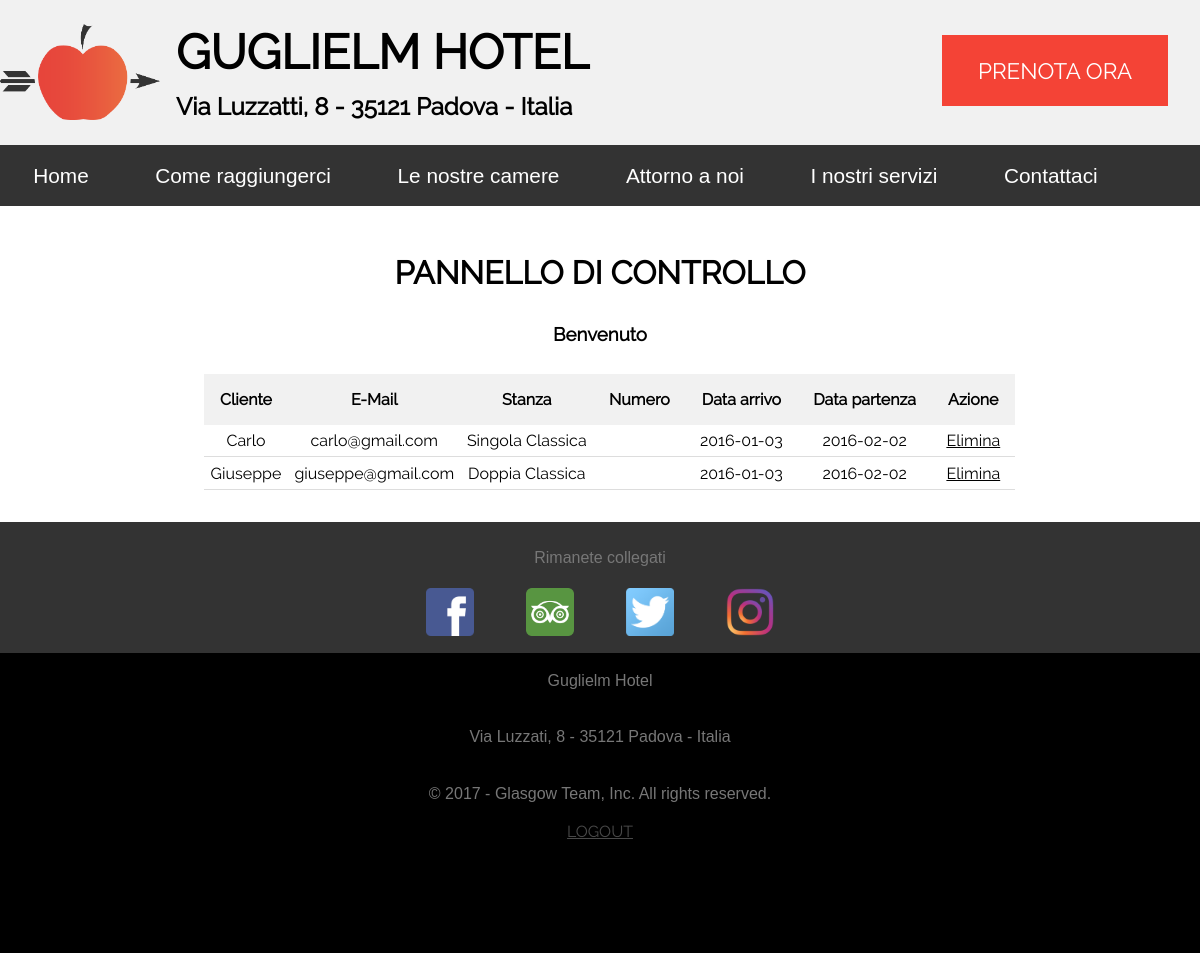
The page /cp_admin.php (signed in) on the database as committed earlier.
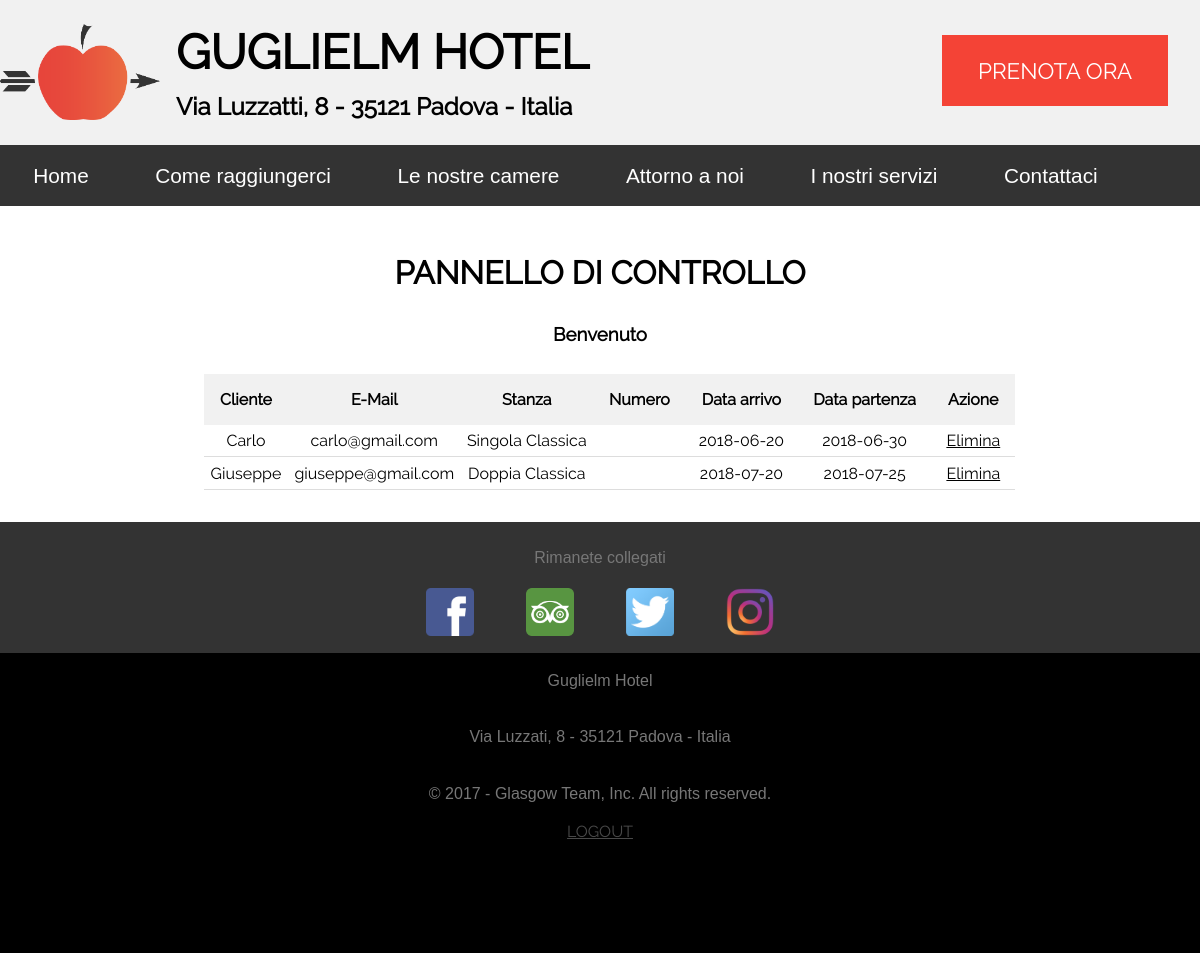
The same page on the database as committed later.
### tables this page shows
CREATE TABLE prenotazioni(
    id int unsigned auto_increment primary key,
    nomeUtente varchar(15) not null,
    email varchar(50) not null,
    data_arrivo date,
    data_partenza date,
    nStanza tinyint unsigned,
    tipoStanza varchar(4),
    FOREIGN KEY (tipoStanza) REFERENCES appartamenti(idStanza) ON DELETE CASCADE
);

CREATE TABLE appartamenti(
    idStanza varchar(4) primary key,
    nomeStanza varchar(100) not null
);

### php/connection.class.php (called while the page is built, shortened)
<?php
class connection {
    private static $DB_NAME='guglielm_hotel';
    private static $DB_HOST='localhost';
    private static $DB_USER='root';
    private static $DB_PWD='';
    static function QueryRead($query) {
        $connection = new mysqli(self::$DB_HOST,self::$DB_USER,self::$DB_PWD,self::$DB_NAME);
        mysqli_set_charset($connection, "utf8");
        $result = $connection->query($query);
        return $result;
    }
}
?>

### cp_admin.php (the view, shortened to what this page needs)
<?php
    require_once('php/functions.php');
    $content="";
    $mod=array('{list}' => '','{admin}' => '');
    if(isLogin()) {
        $content="contents/cp_admin.html";
        $mod['{admin}']=$_SESSION['adminName'];
        $res=getPrenotazioni();
        while($row=mysqli_fetch_row($res)) {
            $mod['{list}'] = $mod['{list}']. '<tr>
            <td headers="c1">'.$row[1].'</td>
            <td headers="c2">'.$row[2].'</td>
            <td headers="c3">'.getNomeStanza($row[6]).'</td>
            <td headers="c4">'.$row[5].'</td>
            <td headers="c5">'.$row[3].'</td>
            <td headers="c6">'.$row[4].'</td>
            <td headers="c7"><a href="?deleteId='.$row[0].'">Elimina</a></td>
            </tr>';
        }
    }
    $result=PrepareContent($mod,$content);
    BuildPage("Pannello di Controllo",$result,1);
?>

### php/functions.php (shortened to what this page needs)
<?php
require_once('php/connection.class.php');
function PrepareMenu($title) {
    $menuEntry=array(
        'Home'=>'index.php',
        'Come raggiungerci'=>'come_raggiungerci.php',
        'Le nostre camere'=>'camere.php',
        'Attorno a noi'=>'dintorni.php',
        'I nostri servizi'=>'servizi.php',
        'Contattaci'=>'contatti.php',
        'Menù'=>'#naventry-home'
    );
    $menu='<ul class="inner">';
    foreach($menuEntry as $index=>$link) {
        if($index==$title) {
            $menu=$menu.'<li class="menu"><a class="active">'.$index.'</a></li>';
        }
        else {
          if($link=='#naventry-home')
              $menu=$menu.'<li class="menu" id="naventry-menu">' . $index .
                '<img src="img/menu-bars-icon.png" alt="Menu bars icon" class="menu-bars-icon" /></li>';
          else{
            $menu=$menu.'<li class="menu"><a class="not-active" href="'.$link.'">'.$index.'</a></li>';
          }
        }
    }
    $menu=$menu.'</ul>';
    return $menu;
}
function PrepareHeader($title) {
    $btn='';
    if($title!='Home' && $title!='Prenota')
        $btn='<div class="booking-button-container"><a id="booking-button" href="prenota.php">PRENOTA ORA</a></div>';
    $header=file_get_contents("contents/header.html");
    $header=str_replace('{booking-btn}',$btn,$header);
    return $header;
}
function PrepareMobileMenu($title) {
  $menuEntry=array(
      'Home'=>'index.php',
      'Come raggiungerci'=>'come_raggiungerci.php',
      'Le nostre camere'=>'camere.php',
      'Attorno a noi'=>'dintorni.php',
      'I nostri servizi'=>'servizi.php',
      'Contattaci'=>'contatti.php',
      'Prenota'=>'prenota.php',
  );
  $menu='<ul class="inner">';
  foreach($menuEntry as $index=>$link) {
      if($index==$title) {
          if($link=='index.php')
            $menu=$menu.'<li id="naventry-home"><a class="active" href="'.$link.'">'.$index.'</a></li>';
          else{
          $menu=$menu.'<li><a class="active">'.$index.'</a></li>';
        }
      }
      else {
        if($link=='index.php')
          $menu=$menu.'<li id="naventry-home"><a class="not-active" href="'.$link.'">'.$index.'</a></li>';
        else{
          $menu=$menu.'<li><a class="not-active" href="'.$link.'">'.$index.'</a></li>';
        }
      }
  }
  $mobilemenu=$menu.'</ul>';
  return $mobilemenu;
}
function PrepareFooter($title) {
    $btn='';
    if($title=='Pannello di Controllo') {
        if(isLogin())
            $btn='<a href="logout.php">LOGOUT</a>';
    }
    else {
        $btn='<a href="cp_admin.php">PANNELLO DI CONTROLLO</a>';
    }
    $footer=file_get_contents("contents/footer.html");
    $footer=str_replace('{cpanel-btn}',$btn,$footer);
    return $footer;
}
function PrepareBreadcrumb($title) {
    $breadcrumb = '<p> Home';
    if($title != "Home")
        $breadcrumb = $breadcrumb.' / '.$title.'</p>';
    else
        $breadcrumb = $breadcrumb.'</p>';
    return $breadcrumb;
}
function BuildPage($title,$content,$array=0) {
    $page=file_get_contents("contents/structure.html");
    $page=str_replace('{title}',$title,$page);
    $header=PrepareHeader($title);
    $page=str_replace('{header}',$header,$page);
    $navbar=PrepareMenu($title);
    $page=str_replace('{navbar}',$navbar,$page);
    $breadcrumb=PrepareBreadcrumb($title);
    $page=str_replace('{breadcrumb}',$breadcrumb,$page);
    if($array==1)
        $body=$content;
    else
        $body=file_get_contents($content);
    $page=str_replace('{content}',$body,$page);
    $mobilenavbar=PrepareMobileMenu($title);
    $page=str_replace('{mobilenavbar}',$mobilenavbar,$page);
    $footer=PrepareFooter($title);
    $page=str_replace('{footer}',$footer,$page);
    echo $page;
}
function isLogin() {
    if(isset($_SESSION['adminOnline'])) {
        if($_SESSION['adminOnline']==1)
            return true;
        else
            return false;
    }
    else
        return false;
}
function getPrenotazioni() {
    $result = connection::QueryRead("SELECT * FROM prenotazioni");
    return $result;
}
function getNomeStanza($TipoStanza) {
    $result = connection::QueryRead("SELECT nomeStanza FROM appartamenti WHERE idStanza='$TipoStanza'");
    $row = mysqli_fetch_row($result);
    return $row[0];
}
?>

### contents/css/style.css (style rules this page uses)
* { margin: 0; padding: 0; }
html, body { font-family: 'Raleway', Arial, Helvetica, sans-serif; -webkit-text-size-adjust: 100%; }
p, ul, span { font-family: Arial, Helvetica, sans-serif; }
a:link, a:visited { color: black; }
#booking-button, #topScrollButton, #booking-submit-button { text-decoration: none; float: right; margin-top: 0.5em; margin-right: 2em; padding: 1em 1.6em; font-size: 1.4em; color: white; background-color: #f44336; }
.booking-button-container { float: right; padding-right: 2em; }
.booking-button-container #booking-button { margin-right: 0; }
#content-box { display: block; }
.inner { margin: auto; max-width: 1268px; }
.tile { overflow: auto; padding-top: 3em; }
.tile h2 { font-size: 2em; text-align: center; padding-bottom: 1em; }
.tile h3 { text-align: center; }
.BG-gray { background-color: #f1f1f1; }
#header { padding-top: 2%; padding-bottom: 2%; float: left; width: 100%; }
#header h1 { font-size: 3em; }
#home-link { text-decoration: none; display:block; }
.home-link { float: left; }
.home-link .img-container, .home-link .info-container { float: left; }
#info_box h2 { padding-top: 0.5em; }
h3 { padding-bottom: 1.5em; }
#logo { float: left; width: 10em; height: 6em; padding-right: 1em; }
#navbar, #mobilenavbar { width: 100%; text-align: center; background-color: #333; clear: left; }
#navbar ul, #mobilenavbar ul { overflow: hidden; list-style-type: none; }
#navbar ul li , #mobilenavbar ul li { float: left; }
#navbar li a, #mobilenavbar li a { font-size: 1.3em; display: block; padding: 0.9em 1.6em; color: white; text-decoration: none; }
#footer { padding-bottom: 7em; background-color: black; text-align: center; }
#footer p { padding-top: 1.2em; padding-bottom: 1.2em; color: #777; }
#footer a { color: #494949; }
#social-footer { padding: 0.5em; background-color: #333; }
#social-footer img { padding: 0.1em 1.5em 0.3em; width: 3em; }
#tab-prenotazioni { text-align: center; margin-left: 17%; margin-bottom: 2em; border-collapse: collapse; }
#tab-prenotazioni th { background-color: #f1f1f1; padding: 1em; }
#tab-prenotazioni td { padding: 0.4em; border-bottom: 1px solid #ddd; }

### contents/css/style-tablet.css (style rules this page uses)
.info-container { padding-left: 3em; }
#logo { display: none; }

### contents/css/style-mobile.css (style rules this page uses)
#logo { display: none; }
#info_box h2 { display: none; }
#booking-button { display: none; }
#home-link { margin-right: 1em; }
#social-footer img { width: 10%; }
.menu { display: none; }
.tile { padding-top: 2em; }
#navbar { display: block; overflow: auto; }
#mobilenavbar ul li, #navbar ul li { float: none; }
.home-link { width: 100%; }
.home-link .info-container { text-align: center; width: 100%; }
.home-link .info-container h1 { padding-bottom: 0.5em; padding-top: 0.5em; }
.info-container { padding-left: 0; }

### contents/css/printS.css (style rules this page uses)
* { margin: 0; padding: 0; }
html, body { font-family: 'Raleway', Arial, Helvetica, sans-serif; }
img { filter: grayscale(100%); }
a { color: #000; }
p, ul, span { font-family: Arial, Helvetica, sans-serif; }
#booking-button, .summary-button { display: none; }
#content-box { display: block; }
.tile { padding-top: 0.5cm; }
.tile h2 { font-size: 24pt; text-align: center; padding-bottom: 0.5cm; }
.tile h3 { text-align: center; }
.BG-gray { background-color: #f1f1f1; }
#header { padding-top: 0.2cm; padding-bottom: 0.2cm; }
#header h1 { font-size: 36pt; }
#home-link { text-decoration: none; display: block; }
#info_box h2 { padding-top: 0.2cm; }
h3 { padding-bottom: 0.6cm; }
#logo { float: left; width: 4cm; height: 2.5cm; padding-right: 0.4cm; }
#navbar, #naventry-menu, #naventry-prenota, #InternalNav, #mobilenavbar { display: none; }
#footer { display: none; }
#tab-prenotazioni { text-align: center; margin-bottom: 1cm; border-collapse: collapse; }
#tab-prenotazioni td { padding: 0.2cm; border-bottom: 1px solid #ddd; }

Rows that differ between the two databases and show on the page:
changed prenotazioni "Carlo": data_arrivo "2016-01-03" → "2018-06-20"; data_partenza "2016-02-02" → "2018-06-30"
changed prenotazioni "Giuseppe": data_arrivo "2016-01-03" → "2018-07-20"; data_partenza "2016-02-02" → "2018-07-25"
